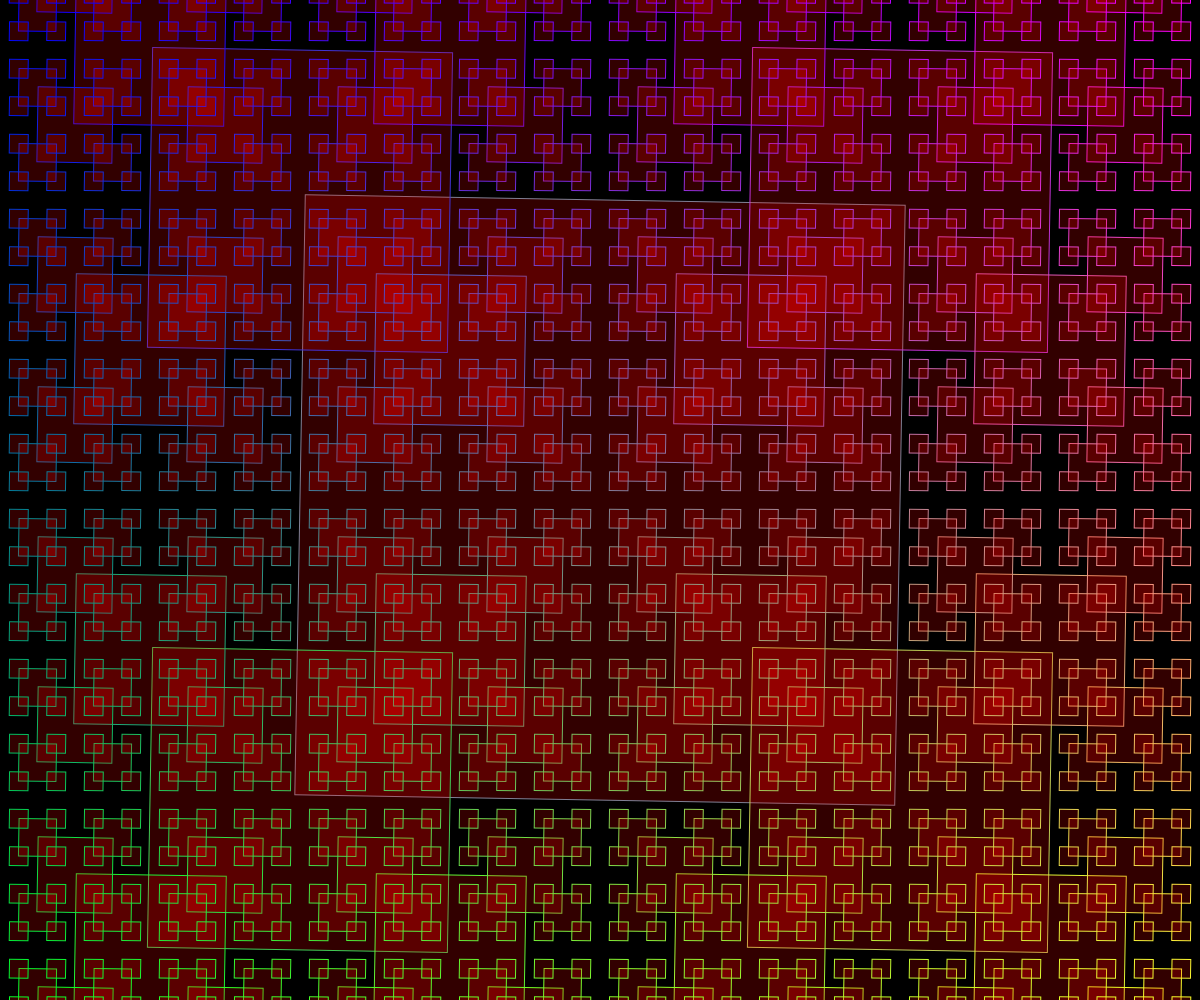
Frame 1 (no input)
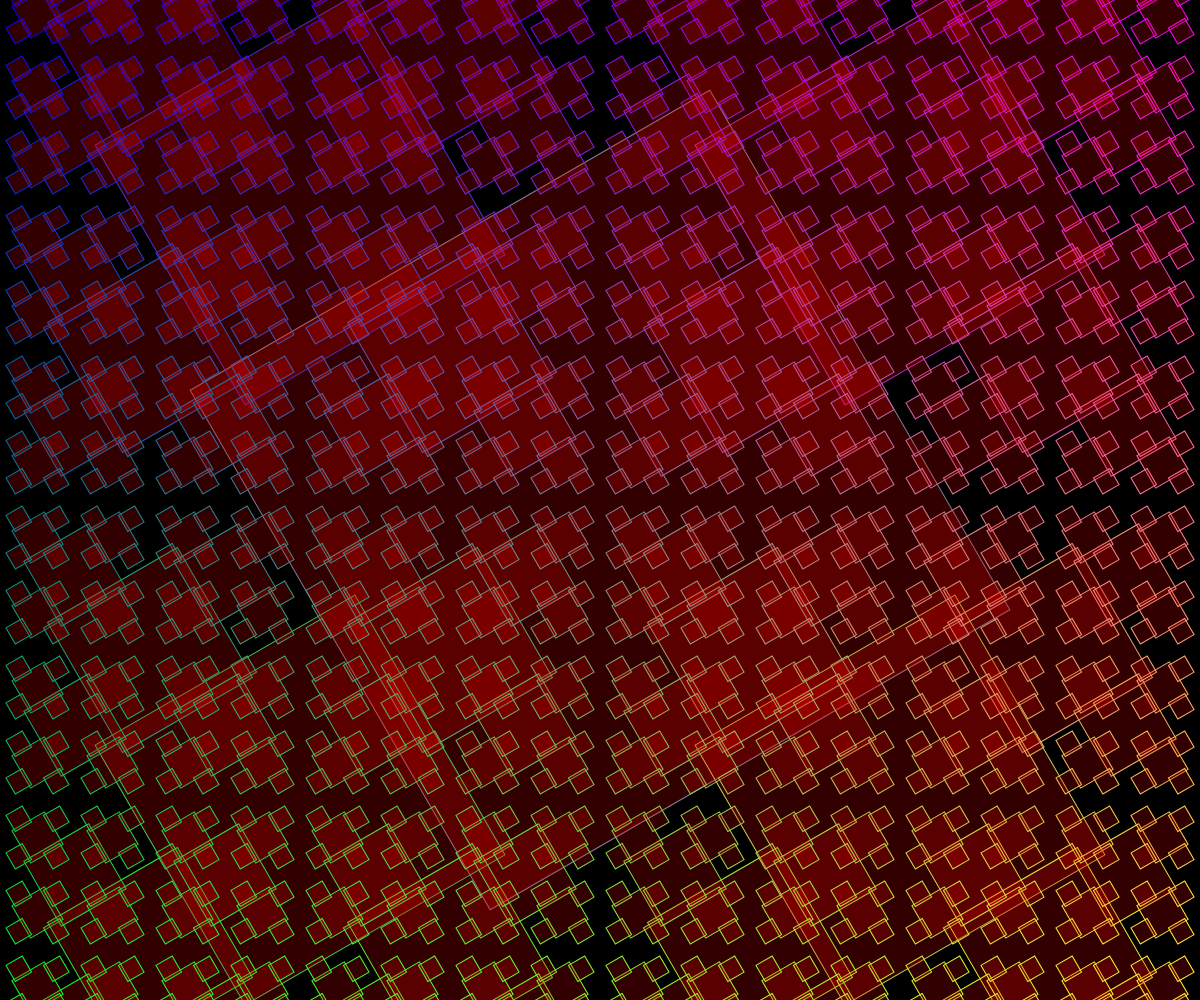
Frame 60 (no input)
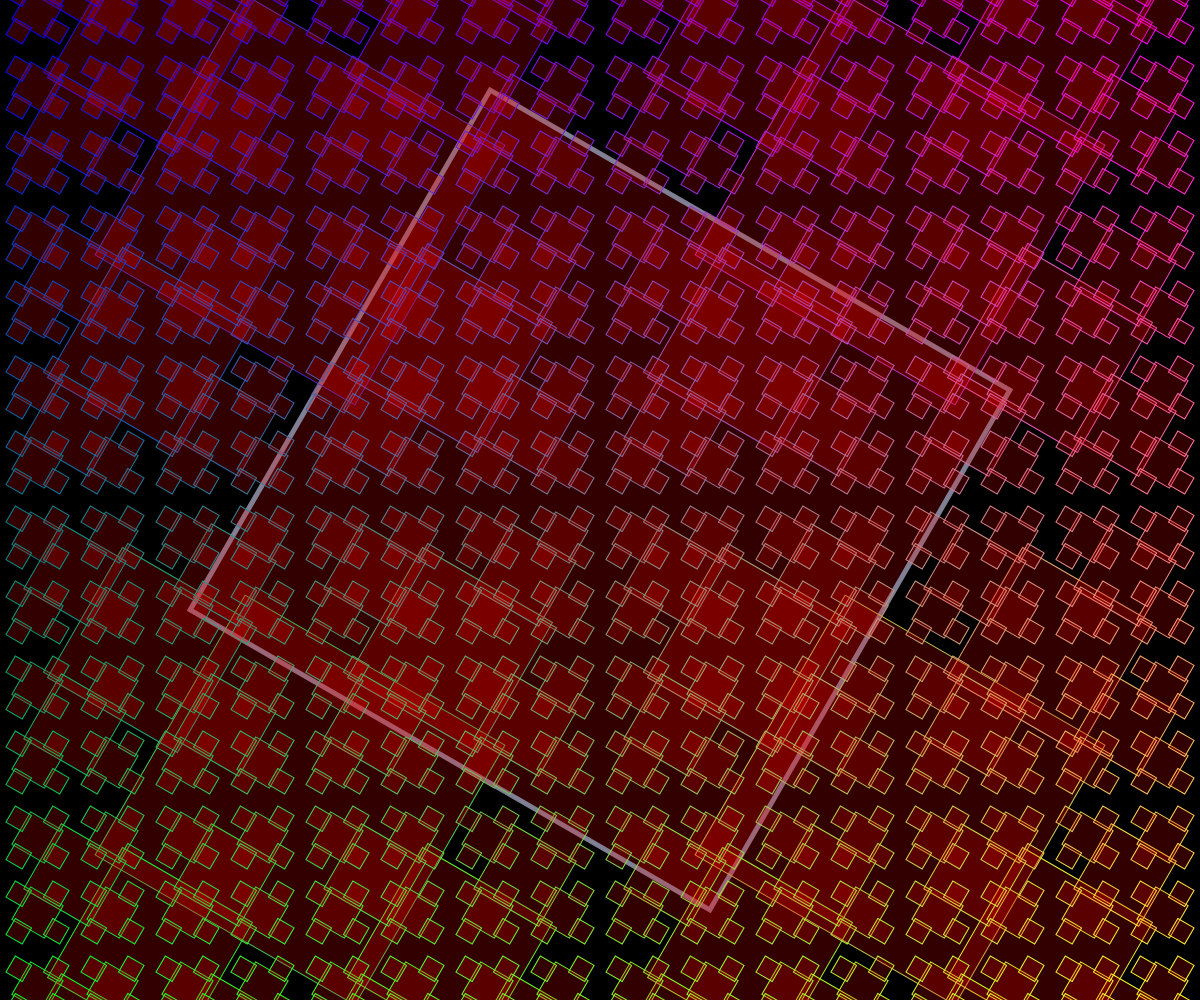
Frame 120 (the mouse pressed at the canvas centre since frame 60)

The p5.js sketch that drew these frames (run headless with seeded random() and noise() and a simulated clock; from frame 60 on, the mouse is pressed at the canvas centre):

// p5.js sketch
// ── sketch.js
// Recursive Imagery
// Caleb Schwab
// 11/25/25


function setup() {
  createCanvas(windowWidth, windowHeight);
}

function centerCircle(x,y,d){
  // Recursively draw concentric circle
  // Base Case... implicit
  if(d > 10){
    // Recursive case
    circle(x,y,d);
    centerCircle(x,y,d*0.99);
  }

  // if we skip the recursive case, we unravel one level... base case
}

function circleFractal(x,y,d){
  if(d > 2){
    circle(x,y,d);
    circleFractal(x-d/2, y, d/2)
    circleFractal(x+d/2, y, d/2)
    circleFractal(x, y-d/2, d/2)
    // circleFractal(x, y+d/2, d/2)
    // circleFractal(x-d/2, y-d/2, d/2)
    // circleFractal(x+d/2, y-d/2, d/2)
    // circleFractal(x+d/2, y+d/2, d/2)
    // circleFractal(x-d/2, y+d/2, d/2)
  }
}

function setFill(x,y,s){
  if(dist(mouseX,mouseY,x,y,) <s/2){
    // fill(255,0,0)
    strokeWeight(5)
  }
  else strokeWeight(1);
}

function luckySquare(x,y,s){
  if(s > 10){
    fill(255,0,0,50);
    push();
    let r = map(x,0,width,0,255);
    let g = map(y,0,height,0,255);
    let b = map(y,0,width,255,0);
    stroke(r,g,b);
    translate(x,y);
    rotate(radians(frameCount));
    setFill(x,y,s);
    square(0,0,s);
    pop();
    luckySquare(x-s/2, y+s/2, s*.5);
    luckySquare(x-s/2, y-s/2, s*.5);
    luckySquare(x+s/2, y+s/2, s*.5);
    luckySquare(x+s/2, y-s/2, s*.5);
  }
}

function draw() {
  rectMode(CENTER);
  noFill()
  background(0);
  stroke(255);
  // centerCircle(width/2, height/2, width)
  // circleFractal(width/2, height/2, width/2)
  luckySquare(width/2, height/2, width/2);
}
